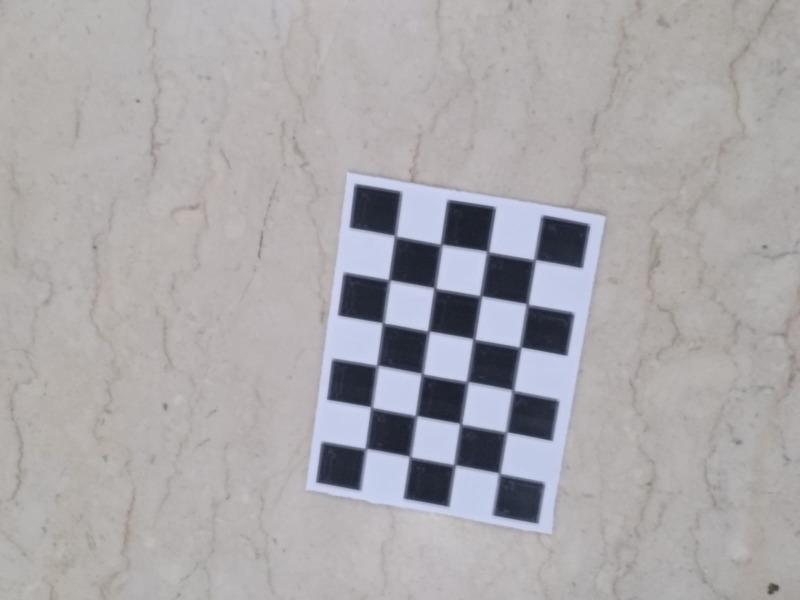
#> input picture Ass2 - Camera Calibration/2021507_HW2/chessboard/IMG-20240325-WA0033.jpg, 1600 x 1200 px, found by its file name (shown at 1/2 size); its folder holds 4 pictures in this run
$ python q4_2021507.py
#> lines starting #> are read from the running program, lines starting #| are printed output that depends on the picture; after the words box and inside, x2 and y2 are one past the last pixel; in counts of white or black regions, pixels touching at a corner belong together
import numpy as np
import matplotlib.pyplot as plt
import os, sys
import cv2

DIR_PATH = r"datasets/chessboard/"

image_names = os.listdir(DIR_PATH)
image_names = [DIR_PATH + name for name in image_names]

# termination criteria
criteria = (cv2.TERM_CRITERIA_EPS + cv2.TERM_CRITERIA_MAX_ITER, 30, 0.001)

objp = np.zeros((4*6,3), np.float32)
objp[:,:2] = np.mgrid[0:6,0:4].T.reshape(-1,2)

objpoints = [] # 3d point in real world space
imgpoints = [] # 2d points in image plane.

for image_name in image_names:
    print(image_name)
    img = cv2.imread(image_name)
#> img is the input picture: shape (1200, 1600, 3); mean B, G, R 170.5, 167.7, 170.3
    gray = cv2.cvtColor(img, cv2.COLOR_BGR2GRAY)
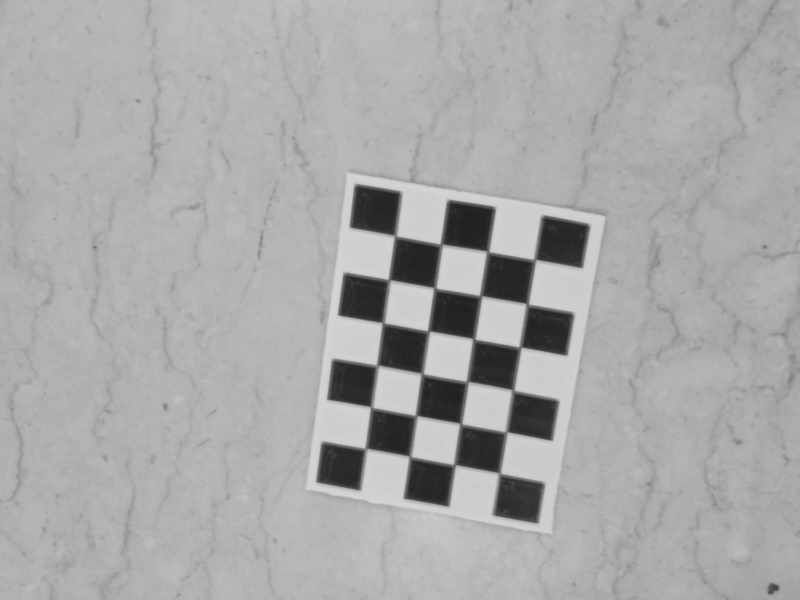
#> gray: shape (1200, 1600) (shown at 1/2 size); min 30, max 214, mean 168.8
    ret, corners = cv2.findChessboardCorners(gray, (6,4), None)
#> ret = True; corners = 24 rows, first 8: [731, 898], [742.5, 814.5], [754, 732], [766.5, 646.5], [779, 560], [790, 472], [820, 913], [830.6, 830]

    if ret == True:
        objpoints.append(objp)

        corners2 = cv2.cornerSubPix(gray, corners, (11,11), (-1,-1), criteria)
#> corners2 = 24 rows, first 8: [731.2, 897.6], [742.7, 814.3], [754.1, 731.2], [766.2, 646], [778.3, 560], [790.5, 471.9], [819.8, 913.1], [832.2, 831.7]
        imgpoints.append(corners2)

        img = cv2.drawChessboardCorners(img, (7,5), corners2, ret)
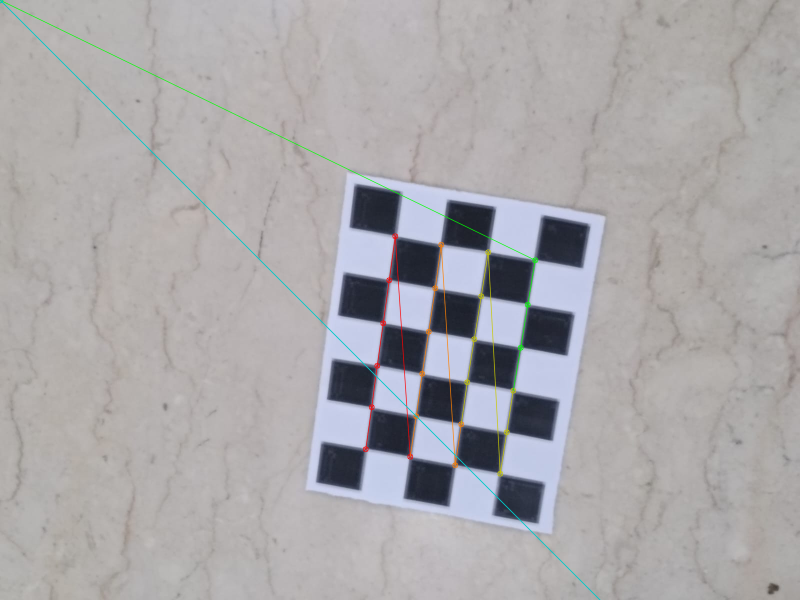
#> img: shape (1200, 1600, 3) (shown at 1/2 size); 0.93% of pixels changed, all inside (x1, y1, x2, y2) = (0, 0, 1201, 1200)
        plt.imshow(cv2.cvtColor(img, cv2.COLOR_BGR2RGB))
        plt.show()
#> pass 2 of the loop `for image_name in image_names:`:
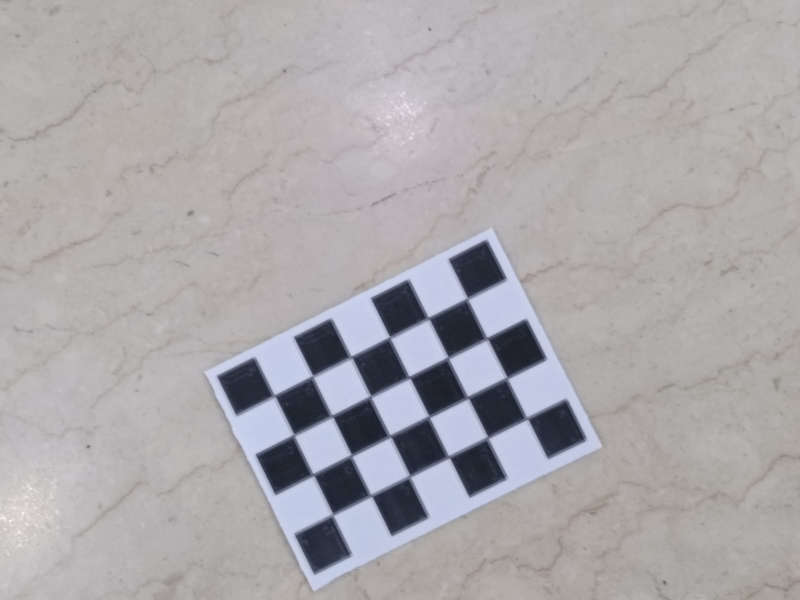
#> input picture Ass2 - Camera Calibration/2021507_HW2/chessboard/IMG-20240325-WA0034.jpg, 1600 x 1200 px, found by its file name (shown at 1/2 size)
#> img is the input picture: shape (1200, 1600, 3); mean B, G, R 171.3, 168.3, 171
#> corners = 24 rows, first 8: [548.9, 789.1], [625.5, 752], [702.8, 711.7], [780, 674.5], [857.5, 637], [935.5, 596.5], [588.5, 869.5], [664.5, 832.5]
#> corners2 = 24 rows, first 8: [548.8, 791.3], [626, 752.1], [702.3, 714], [780.2, 674.8], [856.9, 636.5], [935.3, 597.1], [588.4, 869.8], [664.3, 832.1]
#> `img = cv2.drawChessboardCorners(img, (7,5), corners2, ret)`:
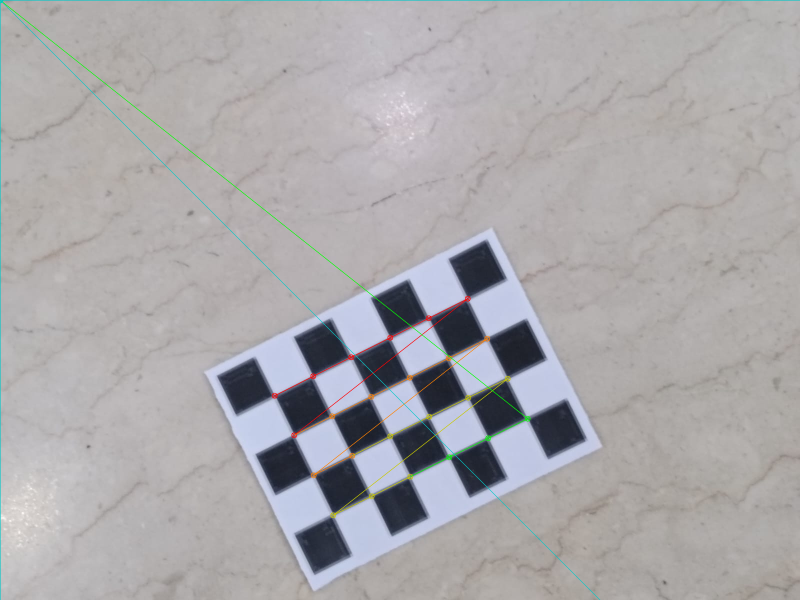
#> img: shape (1200, 1600, 3) (shown at 1/2 size); 1.15% of pixels changed, all inside (x1, y1, x2, y2) = (0, 0, 1600, 1200)
#> pass 3 of the loop `for image_name in image_names:`:
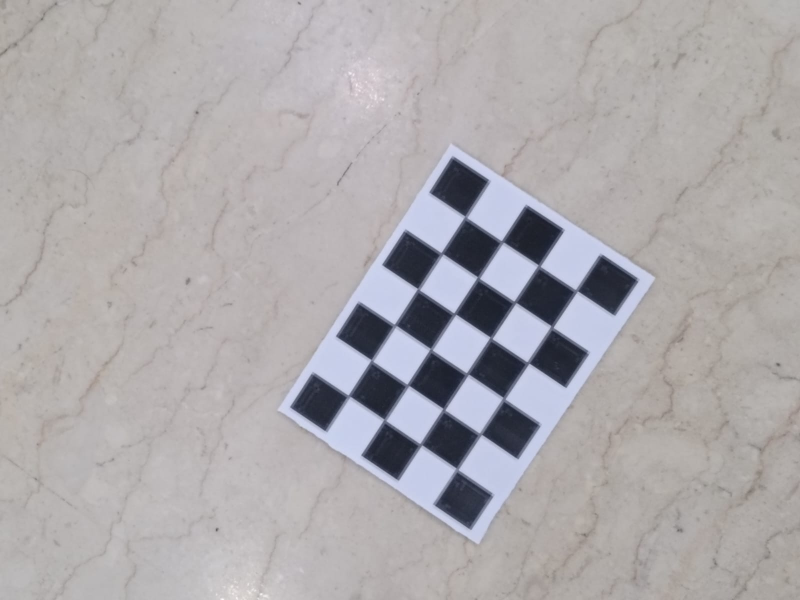
#> input picture Ass2 - Camera Calibration/2021507_HW2/chessboard/IMG-20240325-WA0035.jpg, 1600 x 1200 px, found by its file name (shown at 1/2 size)
#> img is the input picture: shape (1200, 1600, 3); mean B, G, R 172.1, 169.8, 173.2
#> `gray = cv2.cvtColor(img, cv2.COLOR_BGR2GRAY)`:
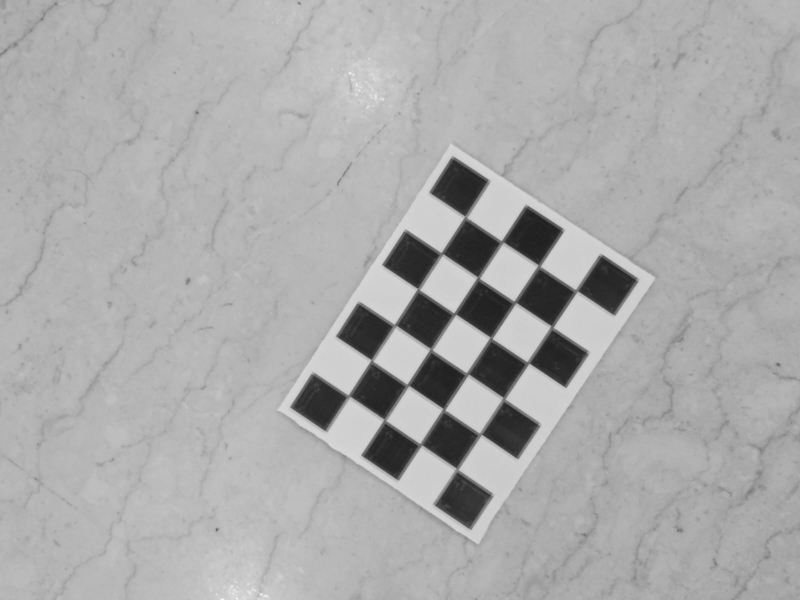
#> gray: shape (1200, 1600) (shown at 1/2 size); min 28, max 253, mean 171
#> corners = 24 rows, first 8: [697, 792], [742, 719], [789.6, 648], [835.3, 577.1], [882.7, 505.1], [929.2, 432], [769, 839.5], [815.5, 770.5]
#> corners2 = 24 rows, first 8: [697.4, 791.7], [743.5, 720.7], [789.6, 650.3], [836.6, 578.5], [883.6, 506.9], [931, 434.1], [769.5, 839.9], [815.5, 770.3]
#> the loop made 4 passes; the first 3 are shown

cv2.destroyAllWindows()

# Calibrating the camera
ret, mtx, dist, rvecs, tvecs = cv2.calibrateCamera(objpoints, imgpoints, gray.shape[::-1], None, None)

# Extracting the intrinsic parameters

fx = mtx[0, 0]
fy = mtx[1, 1]
cx = mtx[0, 2]
cy = mtx[1, 2]
s = mtx[0, 1]
print("Camera matrix : \n")
print(mtx)
print("fx = ", fx)
print("fy = ", fy)
print("cx = ", cx)
print("cy = ", cy)
print("s = ", s)

# Extrinsics parameters for the selected images

for i in range(len(objpoints)):
    rotation_matrix, _ = cv2.Rodrigues(rvecs[i])
    print(f'{image_names[i]}:')
    print('Rotation Matrix:')
    print(rotation_matrix)
    print('Translation Vector:')
    print(tvecs[i])
    print()

print(f'Distortion coefficients: {dist}')

# Undistorting the first 5 images
for i in range(5):
    img = cv2.imread(image_names[i])
    dst = cv2.undistort(img, mtx, dist, None, mtx)
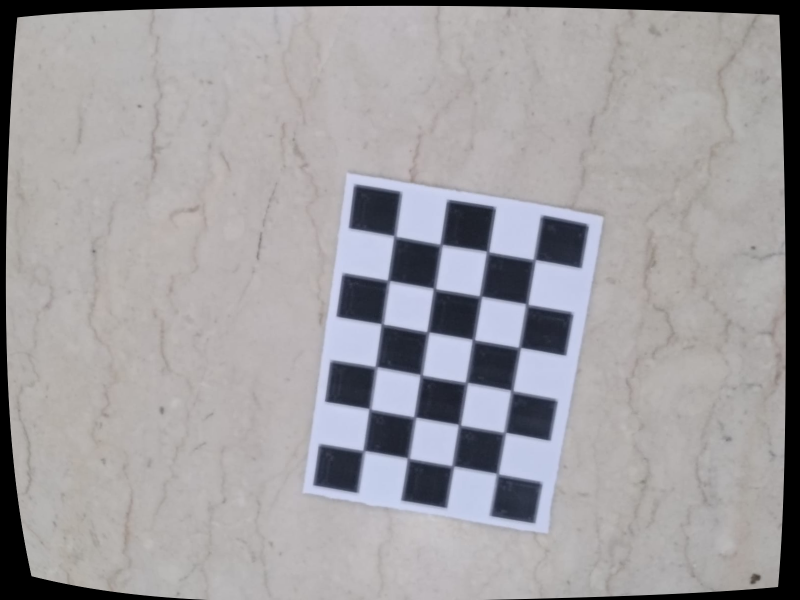
#> dst: shape (1200, 1600, 3) (shown at 1/2 size); mean B, G, R 160.8, 157.9, 160.2
    # Plot the images side by side
    fig, (ax1, ax2) = plt.subplots(1, 2)
    ax1.imshow(cv2.cvtColor(img, cv2.COLOR_BGR2RGB))
    ax1.set_title('Original Image')
    ax2.imshow(cv2.cvtColor(dst, cv2.COLOR_BGR2RGB))
    ax2.set_title('Undistorted Image')
    plt.show()
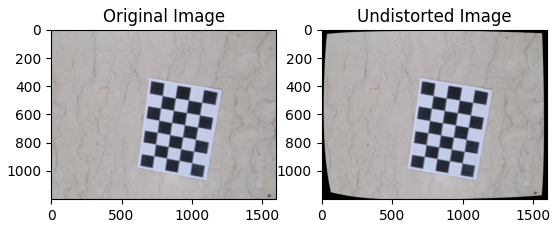
#> figure drawn by matplotlib, 2 panels
#> pass 2 of the loop `for i in range(5):`:
#> `plt.show()`:
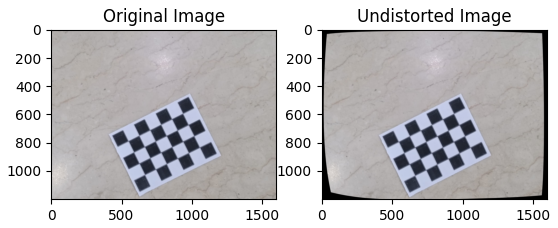
#> figure drawn by matplotlib, 2 panels
#> pass 3 of the loop `for i in range(5):`:
#> `plt.show()`:
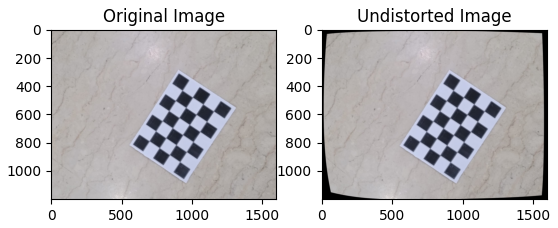
#> figure drawn by matplotlib, 2 panels
#> (the run stopped early here; a loop or call above may not have finished)
